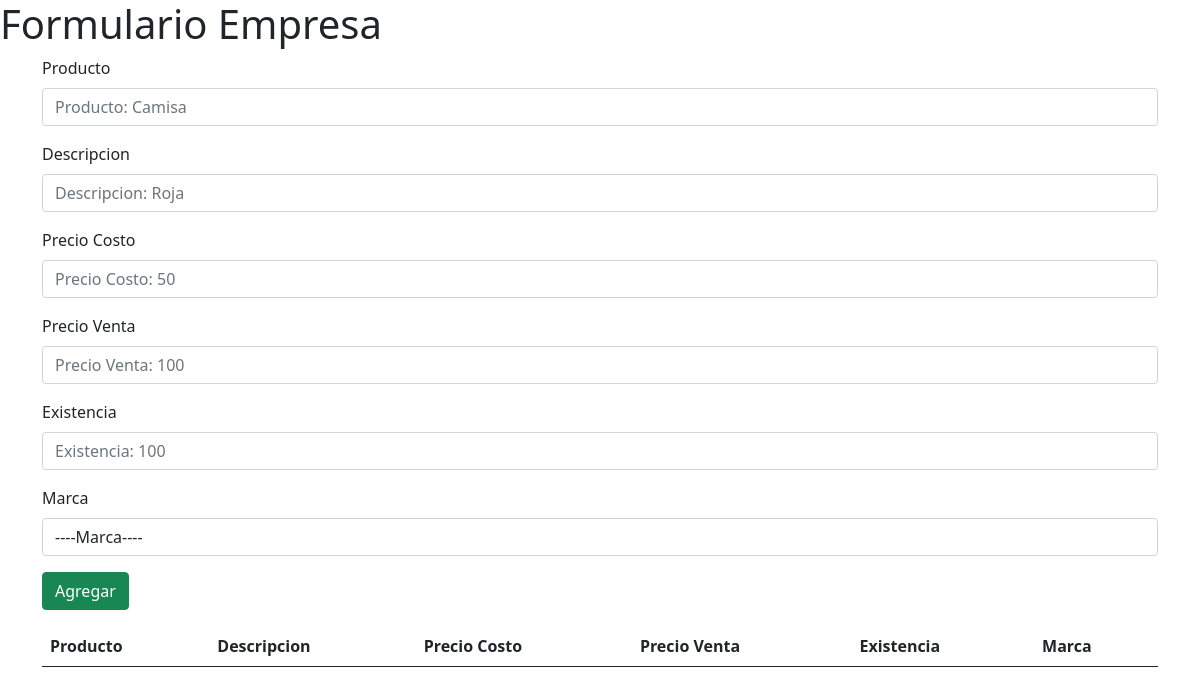
Before: / with the older database file.
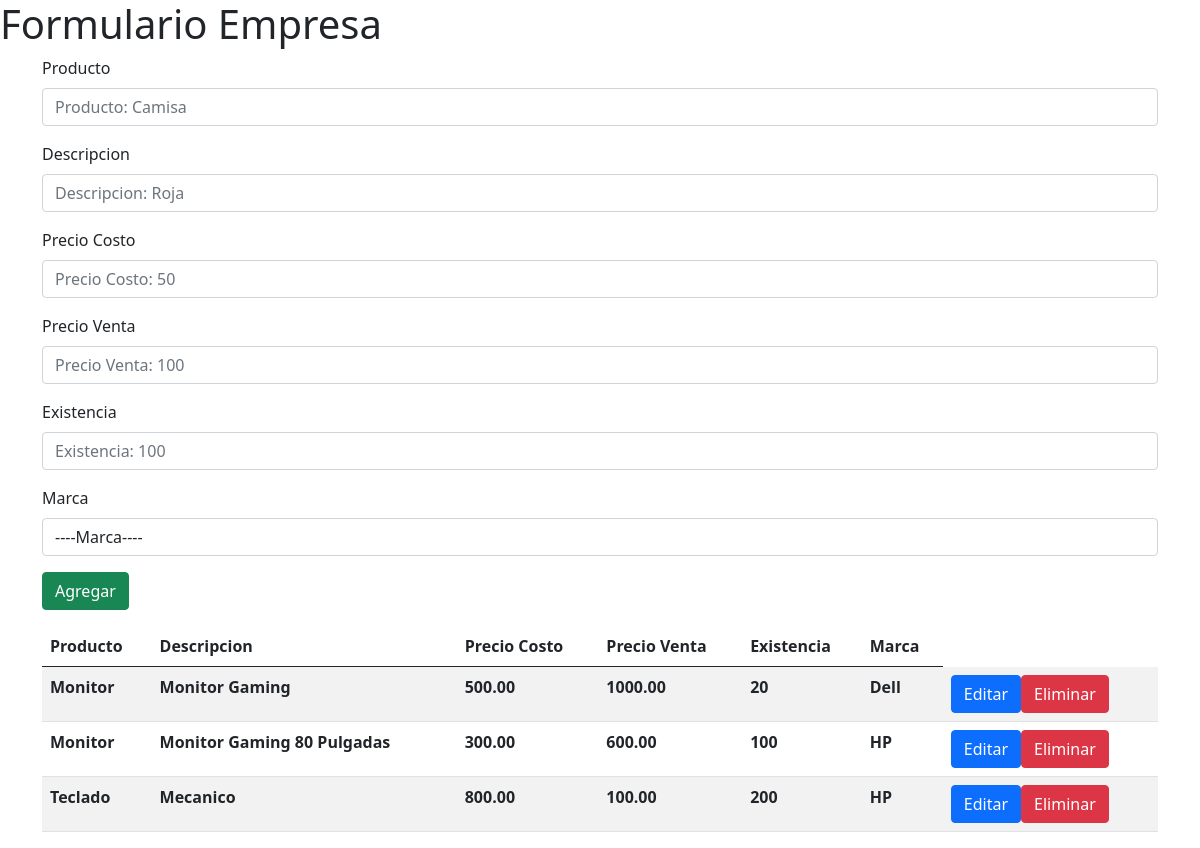
After: the same page with the newer database file.
### tables this page shows
CREATE TABLE `productos` (
  `idProducto` int(11) NOT NULL AUTO_INCREMENT,
  `producto` varchar(50) NOT NULL,
  `descripcion` varchar(100) NOT NULL,
  `precio_costo` decimal(8,2) NOT NULL,
  `precio_venta` decimal(8,2) NOT NULL,
  `existencia` int(11) NOT NULL,
  `idmarca` smallint(6) DEFAULT NULL,
  PRIMARY KEY (`idProducto`),
  KEY `puesto_idx` (`idmarca`),
  CONSTRAINT `productos_marcas_idmarca_fk` FOREIGN KEY (`idmarca`) REFERENCES `marcas` (`idmarca`)
);

CREATE TABLE `marcas` (
  `idmarca` smallint(6) NOT NULL AUTO_INCREMENT,
  `marca` varchar(50) DEFAULT NULL,
  PRIMARY KEY (`idmarca`)
);

### index.php (the view, shortened to what this page needs)
<!doctype html>
<html lang="en">
<head>
    <link rel="stylesheet" href="https://cdn.jsdelivr.net/npm/bootstrap@5.0.2/dist/css/bootstrap.min.css"
>
</head>
<body>
    <h1>Formulario Empresa</h1>
    <div class="container">
        <form class="d-flex" action="crud_producto.php" method="post">
            <div class="col">
                <div class="mb-3">
                    <label for="lbl_producto" class="form-label">Producto</label>
                    <input type="text" name="txt_producto" id="txt_producto" class="form-control" placeholder="Producto: Camisa "
                        aria-describedby="helpId" Required>
                </div>
                <div class="mb-3">
                    <label for="lbl_descripcion" class="form-label">Descripcion</label>
                    <input type="text" name="txt_descripcion" id="txt_descripcion" class="form-control"
                        placeholder="Descripcion: Roja" aria-describedby="helpId" Required>
                </div>
                <div class="mb-3">
                    <label for="lbl_precio_costo" class="form-label">Precio Costo</label>
                    <input type="number" name="txt_precio_costo" id="txt_precio_costo" class="form-control"
                        placeholder="Precio Costo: 50" aria-describedby="helpId" Required>
                </div>
                <div class="mb-3">
                    <label for="lbl_precio_venta" class="form-label">Precio Venta</label>
                    <input type="number" name="txt_precio_venta" id="txt_precio_venta" class="form-control"
                        placeholder="Precio Venta: 100" aria-describedby="helpId" Required>
                </div>
                <div class="mb-3">
                    <label for="lbl_existencia" class="form-label">Existencia</label>
                    <input type="number" name="txt_existencia" id="txt_existencia" class="form-control"
                        placeholder="Existencia: 100" aria-describedby="helpId" Required>
                </div>
                <div class="mb-3">
                    <label for="lbl_marca" class="form-label">Marca</label>
                    <select class="form-control" name="drop_marca" id="drop_marca">
                        <option value=0>----Marca----</option>
                    </select>
                </div>
                <div class="mb-3">
                    <input type="submit" name="btn_agregar" id="btn_agregar" class="btn btn-success" value="Agregar">
                </div>
            </div>
        </form>
        <table class="table table-striped table-inverse table-responsive">
            <thead class="thead-inverse">
                <tr>
                    <th>Producto</th>
                    <th>Descripcion</th>
                    <th>Precio Costo</th>
                    <th>Precio Venta</th>
                    <th>Existencia</th>
                    <th>Marca</th>
                </tr>
            </thead>
            <tbody>
                <?php
                include("datos_conexion.php");
                $db_conexion = mysqli_connect($db_host, $db_usr, $db_pass, $db_name, $db_port);
                $db_conexion->real_query("select e.idProducto,e.producto,e.descripcion,e.precio_costo,e.precio_venta,e.existencia,p.marca from productos as e inner join marcas as p on e.idmarca = p.idmarca  ;");
                $resultado = $db_conexion->use_result();
                while ($fila = $resultado->fetch_assoc()) {
                    echo "<tr data-id=" . $fila['idProducto'] . ">";
                    echo ("<th>" . $fila['producto'] . "</th>");
                    echo ("<th>" . $fila['descripcion'] . "</th>");
                    echo ("<th>" . $fila['precio_costo'] . "</th>");
                    echo ("<th>" . $fila['precio_venta'] . "</th>");
                    echo ("<th>" . $fila['existencia'] . "</th>");
                    echo ("<th>" . $fila['marca'] . "</th>");
                    echo ("<th>");
                    echo ("<a class=\"btn btn-primary\" id=\"btn_editar\" href=\"editar.php?id=". $fila['idProducto'] ."\">Editar</a>");
                    echo ("<a class=\"btn btn-danger\" id=\"btn_eliminar\" href=\"crud_producto.php?id=". $fila['idProducto'] ."\" >Eliminar</a>");
                    echo ("</th>");
                    echo "</tr>";
                }
                ?>
            </tbody>
        </table>
    </div>
</body>
</html>

Changed rows visible on the page:
added productos: producto "Monitor", descripcion "Monitor Gaming", precio_costo "500.00", precio_venta "1000.00", existencia "20", idmarca.marca "Dell"
added productos: producto "Monitor", descripcion "Monitor Gaming 80 Pulgadas", precio_costo "300.00", precio_venta "600.00", existencia "100", idmarca.marca "HP"
added productos: producto "Teclado", descripcion "Mecanico", precio_costo "800.00", precio_venta "100.00", existencia "200", idmarca.marca "HP"
